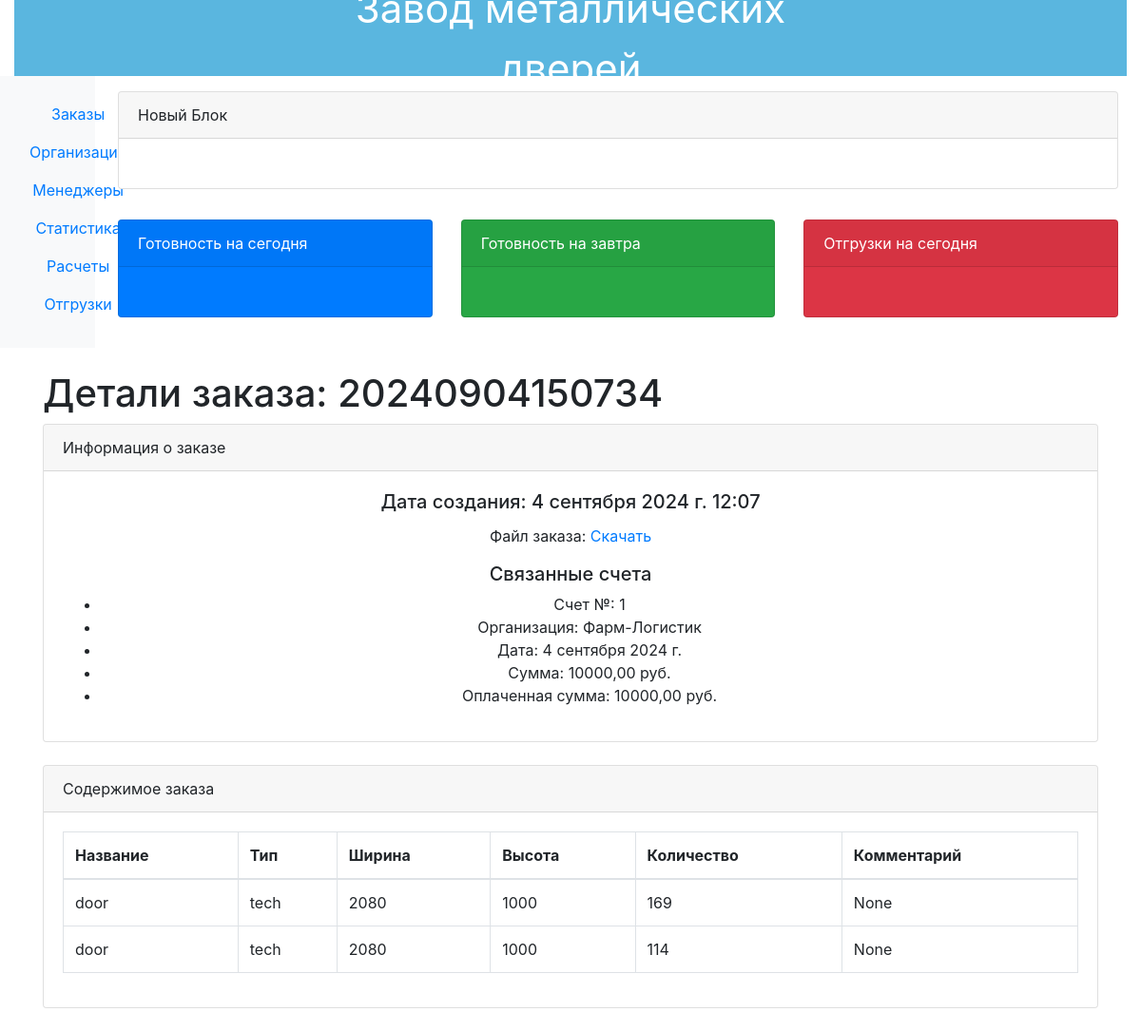
Before: /erp_main/order/3/ with the older database file.
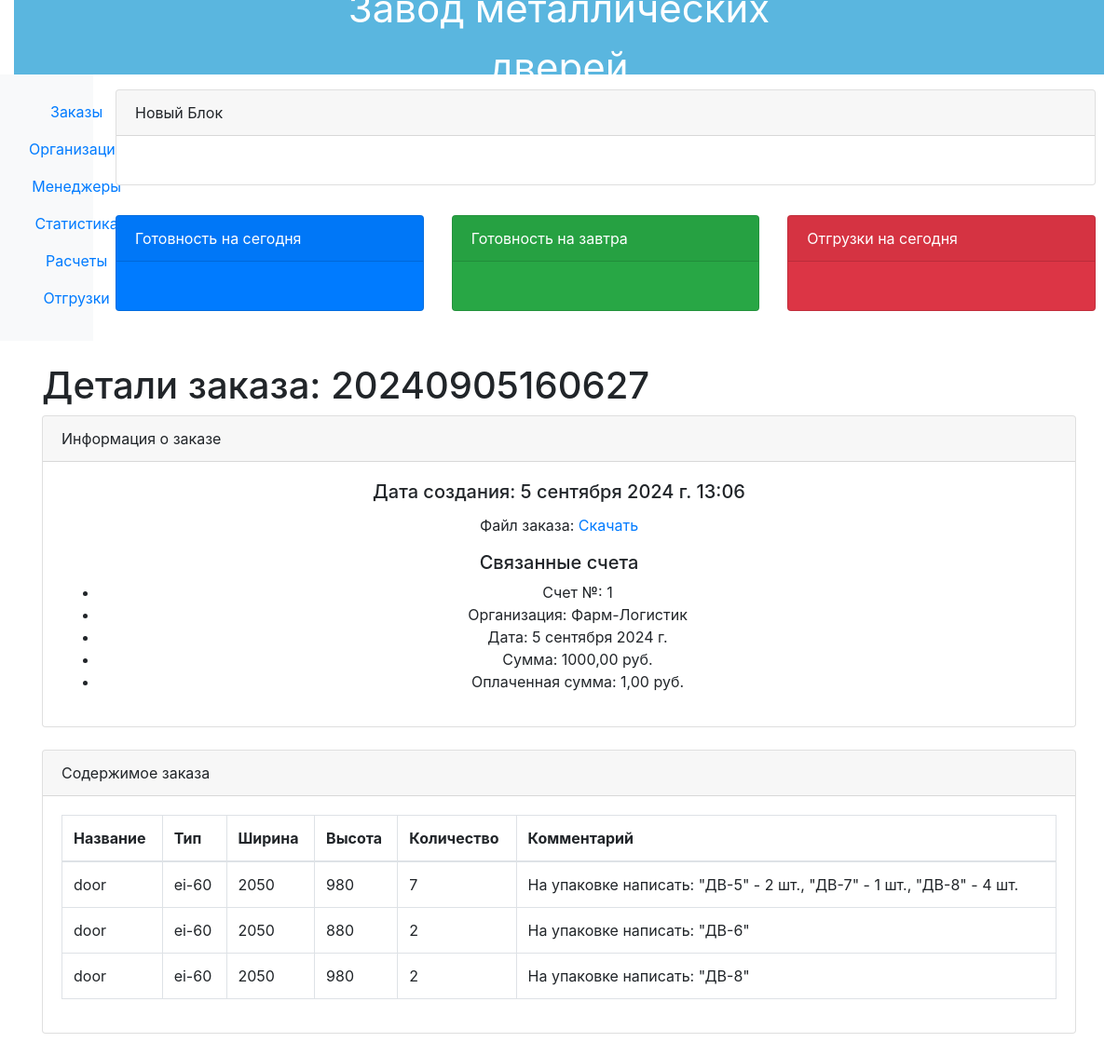
After: the same page with the newer database file.
### erp_main/models.py (models this page shows, shortened)
class Order(models.Model):
    internal_order_number = models.CharField(max_length=255, unique=True)
    created_at = models.DateTimeField(auto_now_add=True)
    order_file = models.FileField(upload_to='uploads/')
    invoice = models.ForeignKey(Invoice, blank=True, null=True, on_delete=models.CASCADE)

class Invoice(models.Model):
    ENTITY_CHOICE = (
        ('P', 'Палани'),
        ('PI', 'Палани Инжиниринг'),
        ('PD', 'Палани Дистрибуция'),
        ('GP', 'Глобал Палани'),
        ('DMM', 'Двери металл-М'),
        ('FL', 'Прочее')
    )
    number = models.CharField(max_length=5)
    organization = models.ForeignKey(Organization, related_name='organization', on_delete=models.CASCADE)
    date = models.DateField(auto_now_add=True)
    amount = models.DecimalField(max_digits=10, decimal_places=2)
    payed_amount = models.DecimalField(max_digits=10, decimal_places=2)
    shipping_amount = models.DecimalField(max_digits=10, decimal_places=2)
    montage_amount = models.DecimalField(max_digits=10, decimal_places=2)
    legal_entity = models.CharField(max_length=50, choices=ENTITY_CHOICE)

class OrderItem(models.Model):
    KIND_CHOICE = (
        ('door', 'дверь'),
        ('gate', 'ворота'),
        ('hatch', 'люк'),
        ('transom', 'фрамуга'),
        ('dobor', 'добор'),
        ('others', 'прочее')
    )
    TYPE_CHOICE = (
        ('tech', 'тех.'),
        ('ei-60', 'EI-60'),
        ('eis-60', 'EIS-60'),
        ('eiws-60', 'EIWS-60'),
        ('flat', 'квартир.'),
        ('one_layer', 'однолист.'),
        ('revision', 'ревиз.')
    )
    CONSTRUCTION_CHOICE = (
        ('SK', 'старый конструктив'),
        ('NK', 'новый конструктив')
    )
    p_kind = models.CharField(max_length=100, null=True, choices=KIND_CHOICE)
    p_type = models.CharField(max_length=100, choices=TYPE_CHOICE)
    p_construction = models.CharField(max_length=100, choices=CONSTRUCTION_CHOICE, blank=True, null=True)
    p_width = models.DecimalField(max_digits=10, decimal_places=0)
    p_height = models.DecimalField(max_digits=10, decimal_places=0)
    p_open = models.CharField(max_length=2, blank=True, null=True) # открывание
    p_active_trim = models.CharField(max_length=5, blank=True, null=True) # активная створка
    p_furniture = models.CharField(max_length=100, blank=True, null=True) # словарь: код - количество по замку, ручке и ц/м
    p_ral = models.CharField(max_length=100, blank=True, null=True) # расписать по элементам (возможные вариации, опции цвета)
    p_platband = models.CharField(max_length=100, blank=True, null=True) # наличники: размер с каждой стороны
    p_door_closer = models.CharField(max_length=100, blank=True, null=True) # доводчик
    p_step = models.CharField(max_length=100, blank=True, null=True) # порог
    p_metal = models.CharField(max_length=100, blank=True, null=True) # возможные компановки толщины металла изделия
    p_vent_grate = models.CharField(max_length=100, blank=True, null=True) # вент. решетки (тип, размер, толщина, кол-во)
    p_plate = models.CharField(max_length=100, blank=True, null=True) # отбойная пластина (высота, отступ от низа, сторонность)
    p_glass = models.CharField(max_length=255, blank=True, null=True) # тип, размер, толщина, кол-во
    p_others = models.CharField(max_length=200, blank=True, null=True) # прочее
    order = models.ForeignKey(Order, related_name='items', on_delete=models.CASCADE)
    status = models.CharField(max_length=15, default='in_query')
    position_num = models.CharField(max_length=5)
    nameplate_range = models.CharField(max_length=100, blank=True, null=True)  # номерной диапзон шильдов для позиции
    p_quantity = models.IntegerField(default=1)
    p_comment = models.CharField(max_length=255, blank=True, null=True)
    firm_plate = models.BooleanField(default=True)  # фирменный шильд
    mounting_plates = models.CharField(max_length=100, default=False, blank=True, null=True)  # монтажные уши: размер, кол-во

class Organization(models.Model):
    name = models.CharField(max_length=100)
    inn = models.CharField(max_length=15)
    last_order_date = models.DateField(null=True, blank=True)
    user = models.ForeignKey(User, related_name='organizations', on_delete=models.CASCADE)
    class Meta:
        verbose_name_plural = 'Организации'

### erp_main/views.py (the view)
# urls.py: path('order/<int:id>/', views.order_detail, name='order_detail'),
def order_detail(request, id):
    order = get_object_or_404(Order, id=id)
    return render(request, 'order_detail.html', {'order': order})

### erp_main/templates/order_detail.html
{% extends 'base.html' %}
{% block content %}
<div class="container my-4">
    <h1>Детали заказа: {{ order.internal_order_number }}</h1>
    <div class="card">
        <div class="card-header">
            Информация о заказе <br>
        </div>
        <div class="card-body">
            <h5 class="card-title">Дата создания: {{ order.created_at }}</h5>
            <p class="card-text">Файл заказа: <a href="{{ order.order_file.url }}">Скачать</a></p>
            <h5>Связанные счета</h5>
            <ul>
                {% if order.invoice %}
                    <li>Счет №: {{ order.invoice.number }}</li>
                    <li>Организация: {{ order.invoice.organization.name }}</li>
                    <li>Дата: {{ order.invoice.date }}</li>
                    <li>Сумма: {{ order.invoice.amount }} руб.</li>
                    <li>Оплаченная сумма: {{ order.invoice.payed_amount }} руб.</li>
                {% else %}
                    <li>Отсутствуют связанные счета.</li>
                {% endif %}
            </ul>
        </div>
    </div>
    <div class="card mt-4">
        <div class="card-header">
            Содержимое заказа
        </div>
        <div class="card-body">
            <table class="table table-bordered">
                <thead>
                    <tr>
                        <th>Название</th>
                        <th>Тип</th>
                        <th>Ширина</th>
                        <th>Высота</th>
                        <th>Количество</th>
                        <th>Комментарий</th>
                    </tr>
                </thead>
                <tbody>
                    {% for item in order.items.all %}
                    <tr>
                        <td>{{ item.p_kind }}</td>
                        <td>{{ item.p_type }}</td>
                        <td>{{ item.p_width }}</td>
                        <td>{{ item.p_height }}</td>
                        <td>{{ item.p_quantity }}</td>
                        <td>{{ item.p_comment }}</td>
                    </tr>
                    {% endfor %}
                </tbody>
            </table>
        </div>
    </div>
</div>
{% endblock %}

Changed rows visible on the page:
no longer on this page (row edited): OrderItem: p_kind "door", p_type "tech", p_width "2080", p_height "1000", p_quantity "169", p_comment "None"
no longer on this page (row edited): OrderItem: p_kind "door", p_type "tech", p_width "2080", p_height "1000", p_quantity "114", p_comment "None"
changed Order "Фарм-Логистик": internal_order_number "20240904150734" → "20240905160627"; created_at "4 сентября 2024 г. 12:07" → "5 сентября 2024 г. 13:06"; invoice "4 сентября 2024 г." → "5 сентября 2024 г."; invoice.amount "10000,00" → "1000,00"; invoice.payed_amount "10000,00" → "1,00"
added OrderItem: p_kind "door", p_type "ei-60", p_width "2050", p_height "980", p_quantity "7", p_comment "На упаковке написать: \"ДВ-5\" - 2 шт., \"ДВ-7\" - 1 шт., \"ДВ-8\" - 4 шт."
added OrderItem: p_kind "door", p_type "ei-60", p_width "2050", p_height "880", p_quantity "2", p_comment "На упаковке написать: \"ДВ-6\""
added OrderItem: p_kind "door", p_type "ei-60", p_width "2050", p_height "980", p_quantity "2", p_comment "На упаковке написать: \"ДВ-8\""
